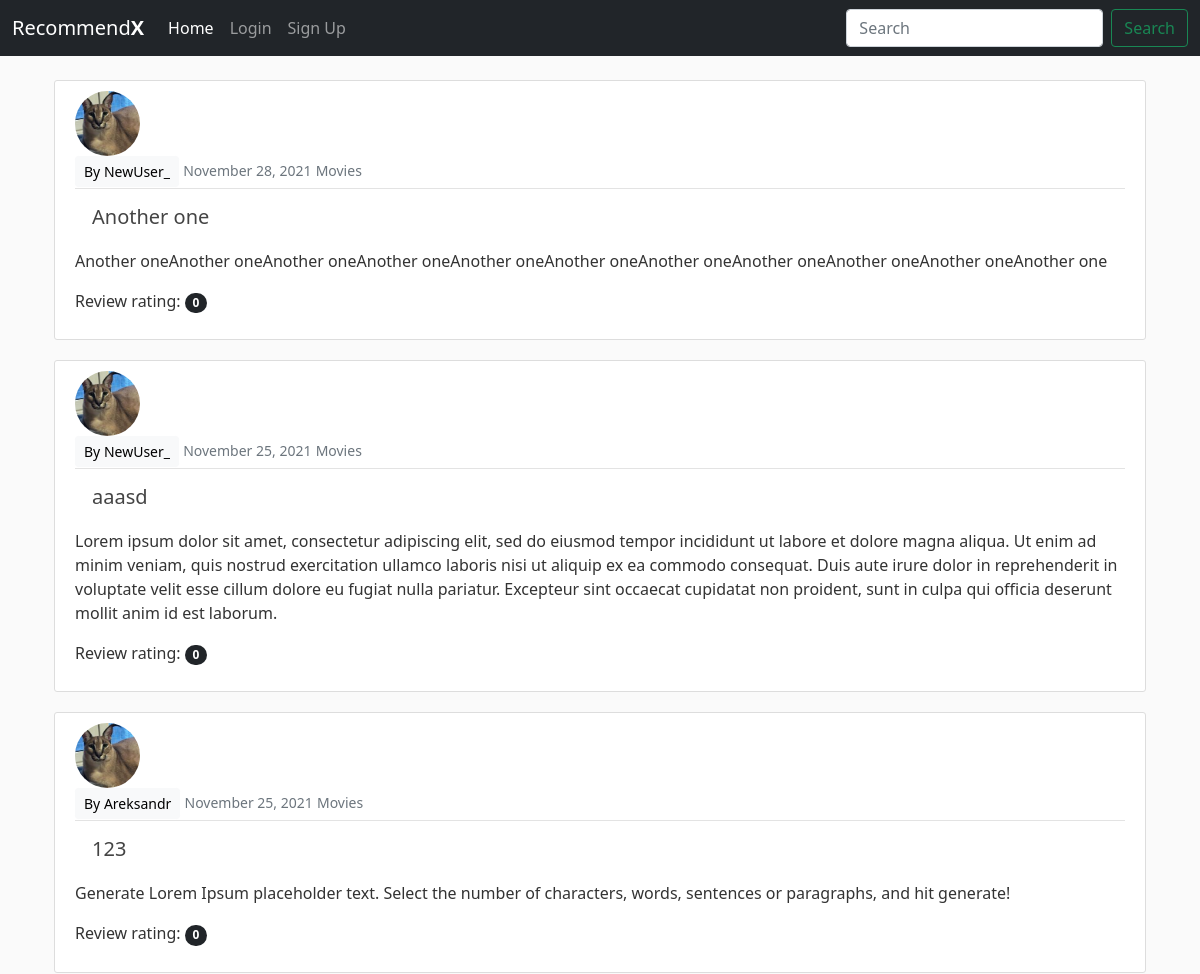
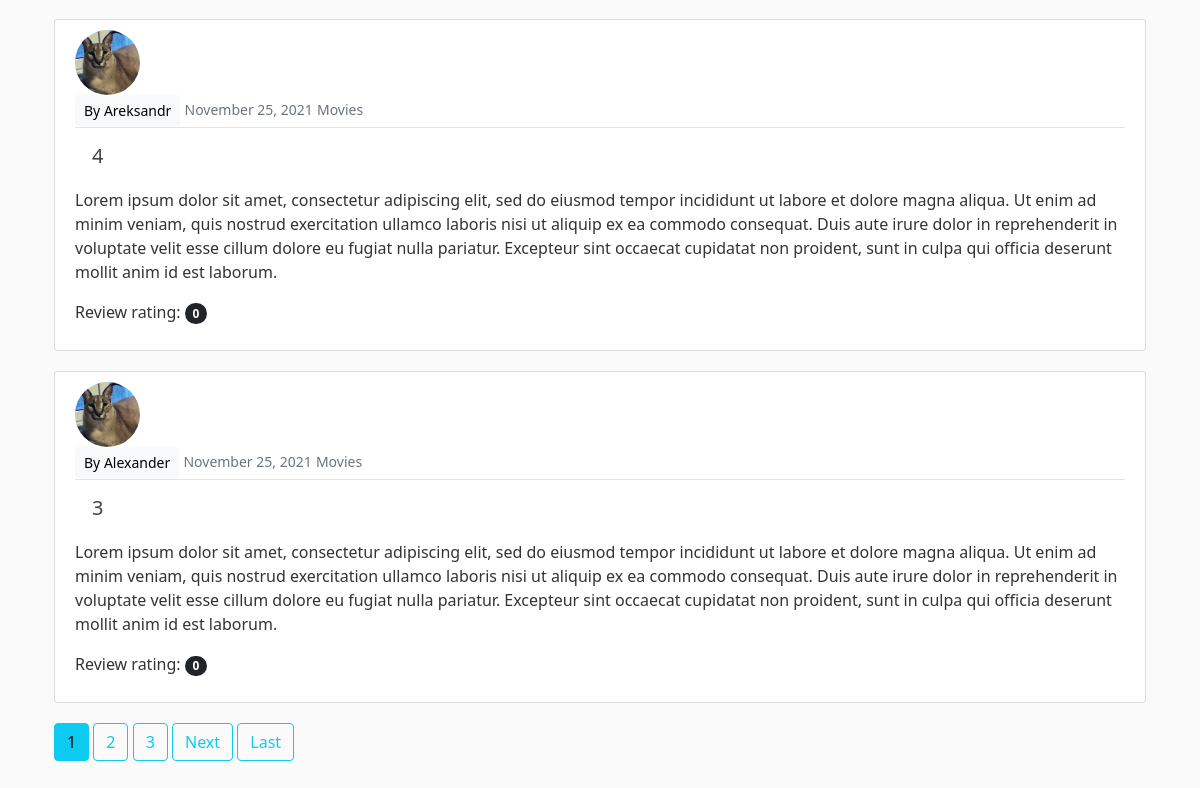
The app's page /latest_reviews/, older data (2 pictures, top to bottom).
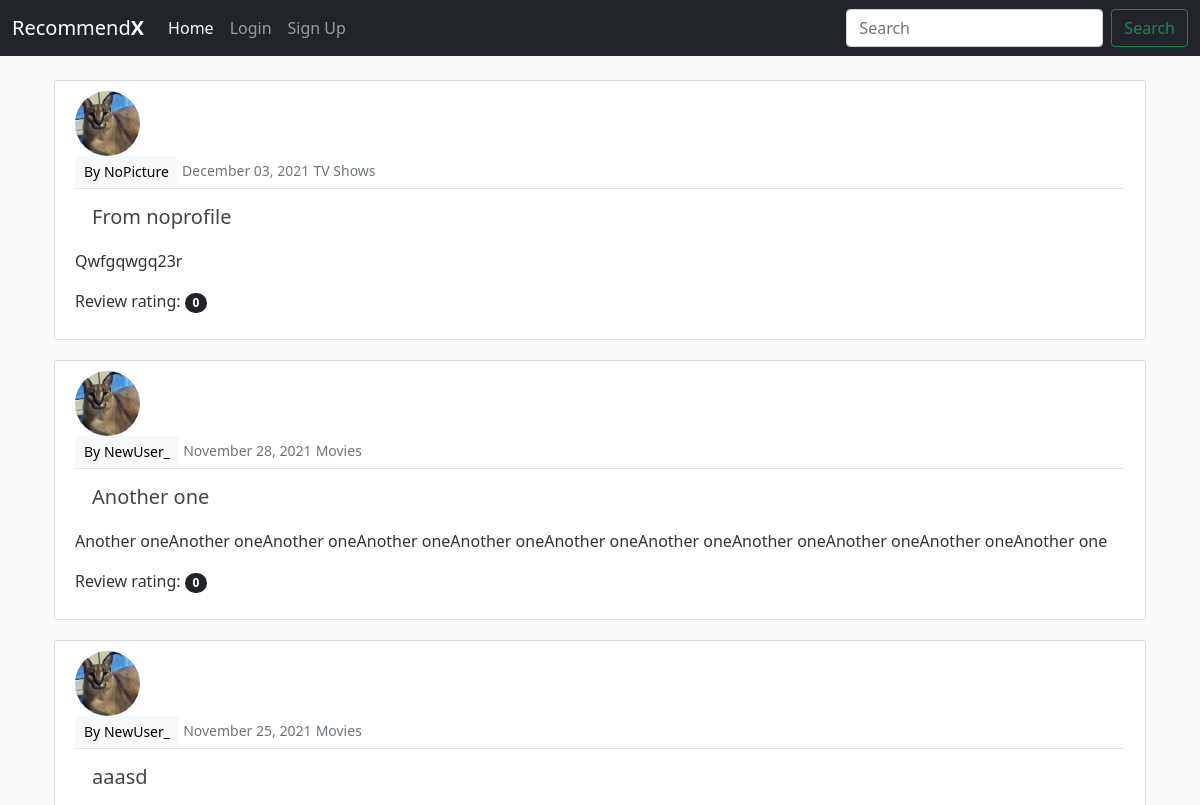
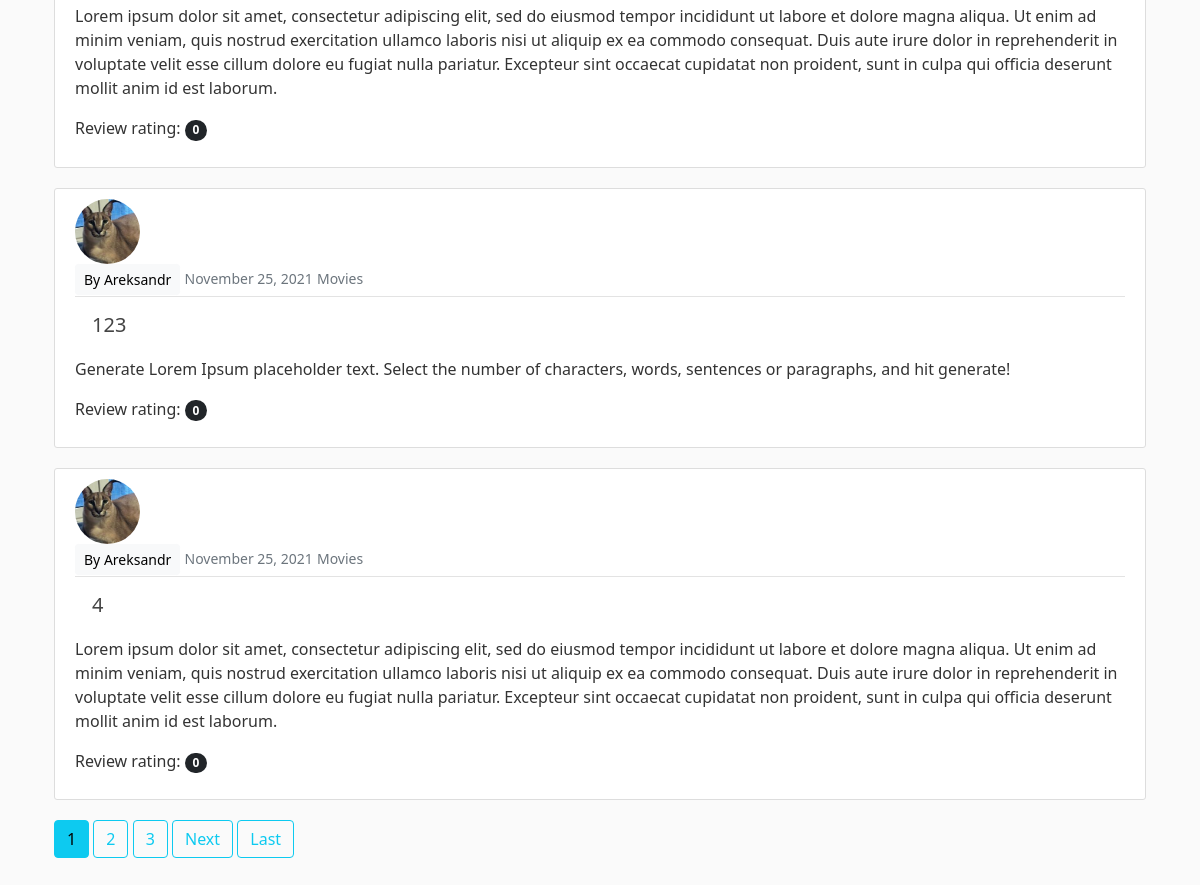
The same page, newer data (2 pictures, top to bottom).
### main/models.py (models this page shows, shortened)
class Review(models.Model):
    title = models.CharField(max_length=50)
    category = models.CharField(max_length=50, default='Movies')
    publisher = models.ForeignKey(User, on_delete = models.CASCADE)
    content = models.TextField(max_length=6000, blank=True)
    date = models.DateTimeField(auto_now_add=True)
    rating = models.PositiveSmallIntegerField(choices=RATING_CHOISES, blank=True, default=0)
    likes = models.ManyToManyField(User, related_name='review_name')

### users/models.py (models this page shows, shortened)
class Profile(models.Model):
    user = models.OneToOneField(User, on_delete=models.CASCADE)
    image = CloudinaryField('media')

### main/views.py (the view)
# urls.py: path('latest_reviews/', LatestReviewsListView.as_view(), name = 'latest-reviews'),
class LatestReviewsListView(ListView):
    model = Review
    template_name = 'main/latest_reviews.html'
    context_object_name = 'latest_reviews'
    ordering = ['-date']
    paginate_by = 5

### main/templates/main/latest_reviews.html (shortened to what this page needs)
{% extends 'main/base.html' %}
{% block content %}
<br>
<div class="container">
    {% for r in latest_reviews %}
    <article class="media content-section">
        <img class="rounded-circle article-img" src="{{ r.publisher.profile.image.url }}" onerror="if (this.src != 'default.jpg') this.src = '../media/default.jpg'">
          <div class="media-body">
            <div class="article-metadata">
              <a class="mr-2 btn btn-light btn-sm" href="{% url 'user-reviews' r.publisher.username %}">By {{r.publisher}}</a>
              <small class="text-muted">{{r.date|date:"F d, Y"}}</small>
              <small class="text-muted">{{r.category}}</small>
            </div>
            <h2><a class="btn article-title btn-lg" href="{% url 'review-detail' r.id %}">{{r.title}}</a></h2>
            <p class="article-content">{{r.content}}</p>
            <p class="article-content">Review rating: <span class="badge rounded-pill bg-dark">{{r.rating}}</span></p>
          </div>
        </article>
   {% endfor %}
   {% if is_paginated %}
        {% for num in page_obj.paginator.page_range %}
            {% if page_obj.number == num %}
                <a class="btn btn-info mb-4" href="?page={{ num }}">{{ num }}</a>
            {% elif num > page_obj.number|add:'-3' and num < page_obj.number|add:'3' %}
            <a class="btn btn-outline-info mb-4" href="?page={{ num }}">{{ num }}</a>
            {% endif %}
        {% endfor %}
        {% if page_obj.has_next %}
            <a class="btn btn-outline-info mb-4" href="?page={{ page_obj.next_page_number }}">Next</a>
            <a class="btn btn-outline-info mb-4" href="?page={{ page_obj.paginator.num_pages }}">Last</a>
        {% endif %}
    {% endif %}
  </div>
  <br>
  {% endblock %}

### main/templates/main/base.html (shortened to what this page needs)
{% load static %}
<!DOCTYPE html>
<html lang="en">
<head>
    <link href="https://cdn.jsdelivr.net/npm/bootstrap@5.1.3/dist/css/bootstrap.min.css" rel="stylesheet">
    <link rel="stylesheet" type="text/css" href="{% static 'main/main.css' %}">
</head>
<body>
  <nav class="navbar navbar-expand-lg navbar-dark bg-dark">
    <div class="container-fluid">
      <a class="navbar-brand" href="/">Recommend<strong>X</strong></a>
      <div class="collapse navbar-collapse" id="navbarSupportedContent">
        <ul class="navbar-nav me-auto mb-2 mb-lg-0">
          <li class="nav-item">
            <a class="nav-link active" aria-current="page" href="{% url 'homepage' %}">Home</a>
          </li>
          {% if user.is_authenticated %}
            <a class="nav-link" href="{% url 'profile' %}">Profile</a>
            <a class="nav-link" href="{% url 'logout' %}">Logout</a>
            <a class="nav-link" href="{% url 'review-create' %}">New Review</a>
          {% else %}
            <li class="nav-item">
              <a class="nav-link" href="{% url 'login' %}">Login</a>
            </li><li class="nav-item">
              <a class="nav-link" href="{% url 'register' %}">Sign Up</a>
            </li>
          {% endif %}
        </ul>
        <form class="d-flex">
          <input class="form-control me-2" type="search" placeholder="Search" aria-label="Search">
          <button class="btn btn-outline-success" type="submit">Search</button>
        </form>
      </div>
    </div>
  </nav>
  <div class="container">
    {% block content %}
    {% endblock %}
  </div>
</body>
</html>

### main/static/main/main.css (style rules this page uses)
body { background: #fafafa; color: #333333; margin-top: 0; }
h1, h2, h3, h4, h5, h6 { color: #444444; }
ul { margin: 0; }
.content-section { background: #ffffff; padding: 10px 20px; border: 1px solid #dddddd; border-radius: 3px; margin-bottom: 20px; }
.article-title { color: #444444; }
.article-content { white-space: pre-line; }
.article-img { height: 65px; width: 65px; object-fit: cover; margin-right: 16px; }
.article-metadata { padding-bottom: 1px; margin-bottom: 4px; border-bottom: 1px solid #e3e3e3 }

Row changes from the older to the newer data that the page shows:
no longer on this page (row unchanged): Review: publisher "Alexander", date "November 25, 2021", category "Movies", title "3", content "Lorem ipsum dolor sit amet, consectetur adipiscing elit, sed do eiusmod tempor incididunt ut labore et dolore magna aliqua. Ut enim ad minim veniam, quis nostrud exercitation ullamco laboris nisi ut aliquip ex ea commodo consequat. Duis aute irure dolor in reprehenderit in voluptate velit esse cillum dolore eu fugiat nulla pariatur. Excepteur sint occaecat cupidatat non proident, sunt in culpa qui officia deserunt mollit anim id est laborum.", rating "0"
added Review: publisher "NoPicture", date "December 03, 2021", category "TV Shows", title "From noprofile", content "Qwfgqwgq23r", rating "0"
